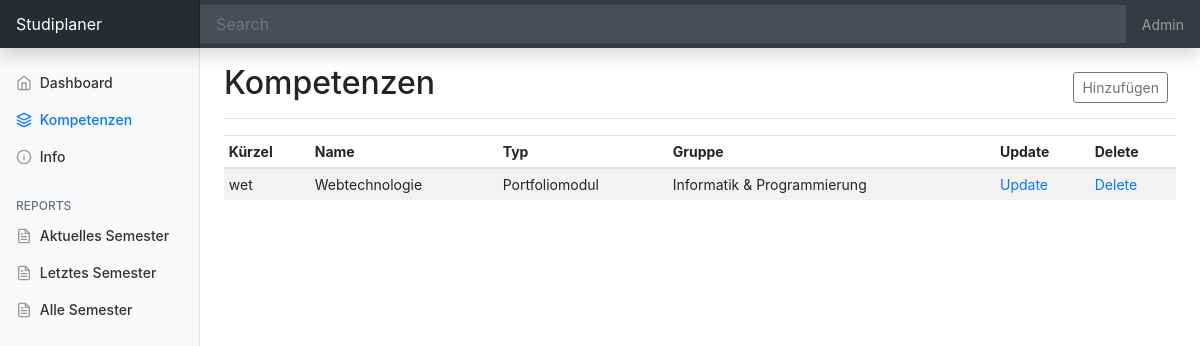
Page /kompetenzen/ on the earlier database version.
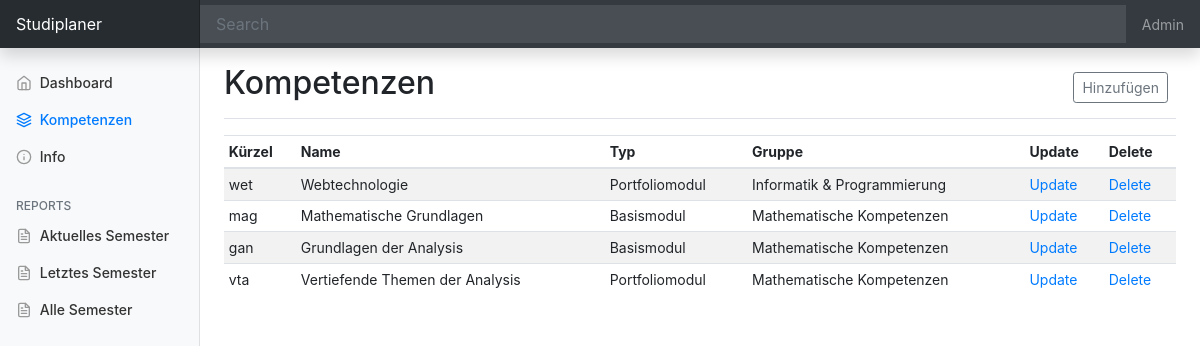
Same page on the later database version.
### kompetenzen/models.py (models this page shows, shortened)
class course(models.Model):
    SEMESTER = (
        ('HS19', 'HS19'),
        ('FS20', 'FS20'),
        ('HS20', 'HS20'),
        ('FS21', 'FS21'),
        ('HS21', 'HS21'),
        ('FS22', 'FS22'),
        ('HS22', 'HS22'),
        ('FS23', 'FS23'),
    )
    id = models.AutoField(primary_key=True)
    name = models.CharField(max_length=200, null=True)
    shortname = models.CharField(max_length=10, null=True)
    type = models.ForeignKey(course_type, null=True, on_delete=models.SET_NULL)
    group = models.ForeignKey(course_group, null=True, on_delete=models.SET_NULL)
    credits = models.IntegerField(null=True)
    date_created = models.DateTimeField(auto_now_add=True)
    done = models.BooleanField(default=False)
    signed_up = models.CharField(max_length=10, null=True, choices=SEMESTER)

class course_type(models.Model):
    id = models.AutoField(primary_key=True)
    name = models.CharField(max_length=100, null=True)
    date_created = models.DateTimeField(auto_now_add=True)
    def __str__(self):
        return self.name

class course_group(models.Model):
    id = models.AutoField(primary_key=True)
    name = models.CharField(max_length=100, null=True)
    maxcredits = models.IntegerField(null=True)
    mincredits = models.IntegerField(null=True)
    date_created = models.DateTimeField(auto_now_add=True)
    def __str__(self):
        return self.name

### kompetenzen/views.py (the view)
# urls.py: path('', include('kompetenzen.urls'))
def kompetenzen(request):
     co = course.objects.all()
     return render(request, 'kompetenzen/kompetenzen.html', {'course':co})

### kompetenzen/templates/kompetenzen/kompetenzen.html
{% extends 'kompetenzen/main.html' %}
{% block content %}
<main role="main" class="col-md-9 ml-sm-auto col-lg-10 px-md-4">
    <div class="d-flex justify-content-between flex-wrap flex-md-nowrap align-items-center pt-3 pb-2 mb-3 border-bottom">
      <h1 class="h2">Kompetenzen</h1>
      <div class="btn-toolbar mb-2 mb-md-0">
        <div class="btn-group mr-2">
          <button type="button" class="btn btn-sm btn-outline-secondary">Hinzufügen</button>
        </div>
      </div>
    </div>
    <div class="table-responsive">
      <table class="table table-striped table-sm">
        <thead>
          <tr>
            <th>Kürzel</th>
            <th>Name</th>
            <th>Typ</th>
            <th>Gruppe</th>
            <th>Update</th>
            <th>Delete</th>
          </tr>
        </thead>
        <tbody>
          {% for i in course %}
            <tr>
                <td>{{i.shortname}}</td>
                <td>{{i.name}}</td>
                <td>{{i.type}}</td>
                <td>{{i.group}}</td>
                <td><a href="">Update</a></td>
                <td><a href="">Delete</a></td>
            </tr>
          {% endfor %}
        </tbody>
      </table>
    </div>
  </main>
</div>
</div>
{% endblock %}

### kompetenzen/templates/kompetenzen/main.html (shortened to what this page needs)
{% load static %}
<!doctype html>
<html lang="en">
  <head>
    <link rel="stylesheet" href="https://cdn.jsdelivr.net/npm/bootstrap@4.5.3/dist/css/bootstrap.min.css">
    <link rel="stylesheet" type="text/css" href="{% static '/css/main.css' %}">
    <link rel="stylesheet" type="text/css" href="{% static '/css/dashboard.css' %}">
  </head>
  <body>
    {% include 'kompetenzen/navbar.html' %}
    {% block content %}
    {% endblock%}
</body>
</html>

### kompetenzen/templates/kompetenzen/navbar.html (shortened to what this page needs)
    <nav class="navbar navbar-dark sticky-top bg-dark flex-md-nowrap p-0 shadow">
      <a class="navbar-brand col-md-3 col-lg-2 mr-0 px-3" href="#">Studiplaner</a>
      <input class="form-control form-control-dark w-100" type="text" placeholder="Search" aria-label="Search">
      <ul class="navbar-nav px-3">
        <li class="nav-item text-nowrap">
          <a class="nav-link" href="/admin">Admin</a>
        </li>
      </ul>
    </nav>
    <div class="container-fluid">
      <div class="row">
        <nav id="sidebarMenu" class="col-md-3 col-lg-2 d-md-block bg-light sidebar collapse">
          <div class="sidebar-sticky pt-3">
            <ul class="nav flex-column">
              <li class="nav-item">
                <a class="nav-link {% if request.path == '/' %}active{% endif %}" href="{% url 'home' %}">
                  <span data-feather="home"></span>
                  Dashboard
                </a>
              </li>
              <li class="nav-item">
                <a class="nav-link {% if request.path == '/kompetenzen/' %}active{% endif %}" href="{% url 'courses' %}">
                  <span data-feather="layers"></span>
                  Kompetenzen
                </a>
              </li>
              <li class="nav-item">
                <a class="nav-link {% if request.path == '/about/' %}active{% endif %}" href="{% url 'about' %}">
                  <span data-feather="info"></span>
                  Info
                </a>
              </li>
            </ul>
            <h6 class="sidebar-heading d-flex justify-content-between align-items-center px-3 mt-4 mb-1 text-muted">
              <span>Reports</span>
            </h6>
            <ul class="nav flex-column mb-2">
              <li class="nav-item">
                <a class="nav-link" href="#">
                  <span data-feather="file-text"></span>
                  Aktuelles Semester
                </a>
              </li>
              <li class="nav-item">
                <a class="nav-link" href="#">
                  <span data-feather="file-text"></span>
                  Letztes Semester
                </a>
              </li>
              <li class="nav-item">
                <a class="nav-link" href="#">
                  <span data-feather="file-text"></span>
                  Alle Semester
                </a>
              </li>
            </ul>
          </div>
        </nav>

### static/css/main.css (style rules this page uses)
body { background-color: #ffffff; }

### static/css/dashboard.css (style rules this page uses)
body { font-size: .875rem; }
.feather { width: 16px; height: 16px; vertical-align: text-bottom; }
.sidebar { position: fixed; top: 0; bottom: 0; left: 0; z-index: 100; padding: 48px 0 0; box-shadow: inset -1px 0 0 rgba(0, 0, 0, .1); }
.sidebar-sticky { position: relative; top: 0; height: calc(100vh - 48px); padding-top: .5rem; overflow-x: hidden; overflow-y: auto; }
.sidebar .nav-link { font-weight: 500; color: #333; }
.sidebar .nav-link .feather { margin-right: 4px; color: #999; }
.sidebar .nav-link.active { color: #007bff; }
.sidebar .nav-link:hover .feather, .sidebar .nav-link.active .feather { color: inherit; }
.sidebar-heading { font-size: .75rem; text-transform: uppercase; }
.navbar-brand { padding-top: .75rem; padding-bottom: .75rem; font-size: 1rem; background-color: rgba(0, 0, 0, .25); box-shadow: inset -1px 0 0 rgba(0, 0, 0, .25); }
.navbar .form-control { padding: .75rem 1rem; border-width: 0; border-radius: 0; }
.form-control-dark { color: #fff; background-color: rgba(255, 255, 255, .1); border-color: rgba(255, 255, 255, .1); }

Differences in the rows shown:
added course: shortname "mag", name "Mathematische Grundlagen", type "Basismodul", group "Mathematische Kompetenzen"
added course: shortname "gan", name "Grundlagen der Analysis", type "Basismodul", group "Mathematische Kompetenzen"
added course: shortname "vta", name "Vertiefende Themen der Analysis", type "Portfoliomodul", group "Mathematische Kompetenzen"
